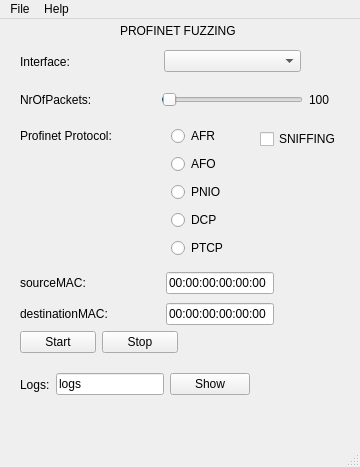
<?xml version="1.0" encoding="UTF-8"?>
<ui version="4.0">
 <class>PROFINET_Fuzzer</class>
 <widget class="QMainWindow" name="PROFINET_Fuzzer">
  <property name="geometry">
   <rect>
    <x>0</x>
    <y>0</y>
    <width>360</width>
    <height>467</height>
   </rect>
  </property>
  <property name="minimumSize">
   <size>
    <width>360</width>
    <height>400</height>
   </size>
  </property>
  <property name="maximumSize">
   <size>
    <width>480</width>
    <height>640</height>
   </size>
  </property>
  <property name="windowTitle">
   <string>PROFINET FUZZER</string>
  </property>
  <widget class="QWidget" name="centralwidget">
   <widget class="QWidget" name="layoutWidget">
    <property name="geometry">
     <rect>
      <x>20</x>
      <y>70</y>
      <width>319</width>
      <height>21</height>
     </rect>
    </property>
    <layout class="QHBoxLayout" name="horizontalLayout_2">
     <item>
      <widget class="QLabel" name="labelNrOfPkts">
       <property name="minimumSize">
        <size>
         <width>135</width>
         <height>0</height>
        </size>
       </property>
       <property name="text">
        <string>NrOfPackets:    </string>
       </property>
      </widget>
     </item>
     <item>
      <widget class="QSlider" name="packetSlider">
       <property name="minimumSize">
        <size>
         <width>140</width>
         <height>0</height>
        </size>
       </property>
       <property name="minimum">
        <number>1</number>
       </property>
       <property name="maximum">
        <number>10000</number>
       </property>
       <property name="value">
        <number>100</number>
       </property>
       <property name="orientation">
        <enum>Qt::Horizontal</enum>
       </property>
      </widget>
     </item>
     <item>
      <widget class="QLabel" name="pktCount">
       <property name="minimumSize">
        <size>
         <width>30</width>
         <height>0</height>
        </size>
       </property>
       <property name="text">
        <string>100</string>
       </property>
      </widget>
     </item>
    </layout>
   </widget>
   <widget class="QWidget" name="layoutWidget">
    <property name="geometry">
     <rect>
      <x>20</x>
      <y>31</y>
      <width>281</width>
      <height>23</height>
     </rect>
    </property>
    <layout class="QHBoxLayout" name="horizontalLayout">
     <item>
      <widget class="QLabel" name="labelIface">
       <property name="text">
        <string>Interface:</string>
       </property>
      </widget>
     </item>
     <item>
      <widget class="QComboBox" name="interfaceBox">
       <property name="minimumSize">
        <size>
         <width>130</width>
         <height>0</height>
        </size>
       </property>
      </widget>
     </item>
    </layout>
   </widget>
   <widget class="QWidget" name="layoutWidget">
    <property name="geometry">
     <rect>
      <x>20</x>
      <y>310</y>
      <width>158</width>
      <height>27</height>
     </rect>
    </property>
    <layout class="QHBoxLayout" name="horizontalLayout_3">
     <item>
      <widget class="QPushButton" name="startButton">
       <property name="text">
        <string>Start</string>
       </property>
      </widget>
     </item>
     <item>
      <widget class="QPushButton" name="stopButton">
       <property name="text">
        <string>Stop</string>
       </property>
      </widget>
     </item>
    </layout>
   </widget>
   <widget class="QLabel" name="status">
    <property name="geometry">
     <rect>
      <x>120</x>
      <y>2</y>
      <width>151</width>
      <height>20</height>
     </rect>
    </property>
    <property name="text">
     <string>PROFINET FUZZING</string>
    </property>
   </widget>
   <widget class="QWidget" name="layoutWidget">
    <property name="geometry">
     <rect>
      <x>20</x>
      <y>250</y>
      <width>321</width>
      <height>61</height>
     </rect>
    </property>
    <layout class="QVBoxLayout" name="verticalLayout_3">
     <item>
      <layout class="QHBoxLayout" name="horizontalLayout_7">
       <item>
        <widget class="QLabel" name="label_2">
         <property name="minimumSize">
          <size>
           <width>140</width>
           <height>0</height>
          </size>
         </property>
         <property name="text">
          <string>sourceMAC:</string>
         </property>
        </widget>
       </item>
       <item>
        <widget class="QLineEdit" name="srcMac">
         <property name="minimumSize">
          <size>
           <width>100</width>
           <height>0</height>
          </size>
         </property>
         <property name="text">
          <string>00:00:00:00:00:00</string>
         </property>
        </widget>
       </item>
       <item>
        <spacer name="horizontalSpacer">
         <property name="orientation">
          <enum>Qt::Horizontal</enum>
         </property>
         <property name="sizeHint" stdset="0">
          <size>
           <width>40</width>
           <height>20</height>
          </size>
         </property>
        </spacer>
       </item>
      </layout>
     </item>
     <item>
      <layout class="QHBoxLayout" name="horizontalLayout_8">
       <item>
        <widget class="QLabel" name="label_3">
         <property name="minimumSize">
          <size>
           <width>140</width>
           <height>0</height>
          </size>
         </property>
         <property name="text">
          <string>destinationMAC:</string>
         </property>
        </widget>
       </item>
       <item>
        <widget class="QLineEdit" name="dstMac">
         <property name="text">
          <string>00:00:00:00:00:00</string>
         </property>
        </widget>
       </item>
       <item>
        <spacer name="horizontalSpacer_2">
         <property name="orientation">
          <enum>Qt::Horizontal</enum>
         </property>
         <property name="sizeHint" stdset="0">
          <size>
           <width>40</width>
           <height>20</height>
          </size>
         </property>
        </spacer>
       </item>
      </layout>
     </item>
    </layout>
   </widget>
   <widget class="QWidget" name="layoutWidget">
    <property name="geometry">
     <rect>
      <x>20</x>
      <y>105</y>
      <width>231</width>
      <height>136</height>
     </rect>
    </property>
    <layout class="QVBoxLayout" name="verticalLayout">
     <item>
      <layout class="QHBoxLayout" name="horizontalLayout_9">
       <item>
        <widget class="QLabel" name="label">
         <property name="text">
          <string>Profinet Protocol:</string>
         </property>
        </widget>
       </item>
       <item>
        <spacer name="horizontalSpacer_4">
         <property name="orientation">
          <enum>Qt::Horizontal</enum>
         </property>
         <property name="sizeHint" stdset="0">
          <size>
           <width>40</width>
           <height>20</height>
          </size>
         </property>
        </spacer>
       </item>
       <item>
        <widget class="QRadioButton" name="radioButton">
         <property name="minimumSize">
          <size>
           <width>80</width>
           <height>0</height>
          </size>
         </property>
         <property name="text">
          <string>AFR</string>
         </property>
        </widget>
       </item>
      </layout>
     </item>
     <item>
      <layout class="QHBoxLayout" name="horizontalLayout_10">
       <item>
        <spacer name="horizontalSpacer_5">
         <property name="orientation">
          <enum>Qt::Horizontal</enum>
         </property>
         <property name="sizeHint" stdset="0">
          <size>
           <width>40</width>
           <height>20</height>
          </size>
         </property>
        </spacer>
       </item>
       <item>
        <widget class="QRadioButton" name="radioButton_2">
         <property name="minimumSize">
          <size>
           <width>80</width>
           <height>0</height>
          </size>
         </property>
         <property name="text">
          <string>AFO</string>
         </property>
        </widget>
       </item>
      </layout>
     </item>
     <item>
      <layout class="QHBoxLayout" name="horizontalLayout_11">
       <item>
        <spacer name="horizontalSpacer_7">
         <property name="orientation">
          <enum>Qt::Horizontal</enum>
         </property>
         <property name="sizeHint" stdset="0">
          <size>
           <width>40</width>
           <height>20</height>
          </size>
         </property>
        </spacer>
       </item>
       <item>
        <widget class="QRadioButton" name="radioButton_3">
         <property name="minimumSize">
          <size>
           <width>80</width>
           <height>0</height>
          </size>
         </property>
         <property name="text">
          <string>PNIO</string>
         </property>
        </widget>
       </item>
      </layout>
     </item>
     <item>
      <layout class="QHBoxLayout" name="horizontalLayout_12">
       <item>
        <spacer name="horizontalSpacer_6">
         <property name="orientation">
          <enum>Qt::Horizontal</enum>
         </property>
         <property name="sizeHint" stdset="0">
          <size>
           <width>40</width>
           <height>20</height>
          </size>
         </property>
        </spacer>
       </item>
       <item>
        <widget class="QRadioButton" name="radioButton_4">
         <property name="minimumSize">
          <size>
           <width>80</width>
           <height>0</height>
          </size>
         </property>
         <property name="text">
          <string>DCP</string>
         </property>
        </widget>
       </item>
      </layout>
     </item>
     <item>
      <layout class="QHBoxLayout" name="horizontalLayout_4">
       <item>
        <spacer name="horizontalSpacer_3">
         <property name="orientation">
          <enum>Qt::Horizontal</enum>
         </property>
         <property name="sizeHint" stdset="0">
          <size>
           <width>40</width>
           <height>20</height>
          </size>
         </property>
        </spacer>
       </item>
       <item>
        <widget class="QRadioButton" name="radioButton_5">
         <property name="minimumSize">
          <size>
           <width>80</width>
           <height>0</height>
          </size>
         </property>
         <property name="text">
          <string>PTCP</string>
         </property>
        </widget>
       </item>
      </layout>
     </item>
    </layout>
   </widget>
   <widget class="QWidget" name="horizontalLayoutWidget">
    <property name="geometry">
     <rect>
      <x>20</x>
      <y>350</y>
      <width>321</width>
      <height>31</height>
     </rect>
    </property>
    <layout class="QHBoxLayout" name="horizontalLayout_5">
     <item>
      <widget class="QLabel" name="label_4">
       <property name="text">
        <string>Logs:</string>
       </property>
      </widget>
     </item>
     <item>
      <widget class="QLineEdit" name="logsPath">
       <property name="text">
        <string>logs</string>
       </property>
      </widget>
     </item>
     <item>
      <widget class="QPushButton" name="showLogsButton">
       <property name="text">
        <string>Show</string>
       </property>
      </widget>
     </item>
     <item>
      <spacer name="horizontalSpacer_8">
       <property name="orientation">
        <enum>Qt::Horizontal</enum>
       </property>
       <property name="sizeHint" stdset="0">
        <size>
         <width>40</width>
         <height>20</height>
        </size>
       </property>
      </spacer>
     </item>
    </layout>
   </widget>
   <widget class="QWidget" name="horizontalLayoutWidget_2">
    <property name="geometry">
     <rect>
      <x>260</x>
      <y>110</y>
      <width>81</width>
      <height>21</height>
     </rect>
    </property>
    <layout class="QHBoxLayout" name="horizontalLayout_57">
     <item>
      <widget class="QCheckBox" name="sniffing">
       <property name="text">
        <string>SNIFFING</string>
       </property>
      </widget>
     </item>
    </layout>
   </widget>
   <zorder>layoutWidget</zorder>
   <zorder>layoutWidget</zorder>
   <zorder>layoutWidget</zorder>
   <zorder>status</zorder>
   <zorder>layoutWidget</zorder>
   <zorder>layoutWidget</zorder>
   <zorder>horizontalLayoutWidget</zorder>
   <zorder>startButton</zorder>
   <zorder>label_2</zorder>
   <zorder>horizontalLayoutWidget_2</zorder>
  </widget>
  <widget class="QMenuBar" name="menubar">
   <property name="geometry">
    <rect>
     <x>0</x>
     <y>0</y>
     <width>360</width>
     <height>20</height>
    </rect>
   </property>
   <widget class="QMenu" name="menuFile">
    <property name="title">
     <string>File</string>
    </property>
    <addaction name="actionClose"/>
   </widget>
   <widget class="QMenu" name="menuHelp">
    <property name="title">
     <string>Help</string>
    </property>
    <addaction name="actionAbout"/>
   </widget>
   <addaction name="menuFile"/>
   <addaction name="menuHelp"/>
  </widget>
  <widget class="QStatusBar" name="statusbar"/>
  <action name="actionOpen">
   <property name="text">
    <string>Open</string>
   </property>
  </action>
  <action name="actionClose">
   <property name="text">
    <string>Close</string>
   </property>
  </action>
  <action name="actionAbout">
   <property name="text">
    <string>About</string>
   </property>
  </action>
 </widget>
 <resources/>
 <connections>
  <connection>
   <sender>actionClose</sender>
   <signal>triggered()</signal>
   <receiver>PROFINET_Fuzzer</receiver>
   <slot>close()</slot>
   <hints>
    <hint type="sourcelabel">
     <x>-1</x>
     <y>-1</y>
    </hint>
    <hint type="destinationlabel">
     <x>399</x>
     <y>299</y>
    </hint>
   </hints>
  </connection>
  <connection>
   <sender>packetSlider</sender>
   <signal>valueChanged(int)</signal>
   <receiver>pktCount</receiver>
   <slot>setNum(int)</slot>
   <hints>
    <hint type="sourcelabel">
     <x>508</x>
     <y>56</y>
    </hint>
    <hint type="destinationlabel">
     <x>579</x>
     <y>64</y>
    </hint>
   </hints>
  </connection>
 </connections>
</ui>
